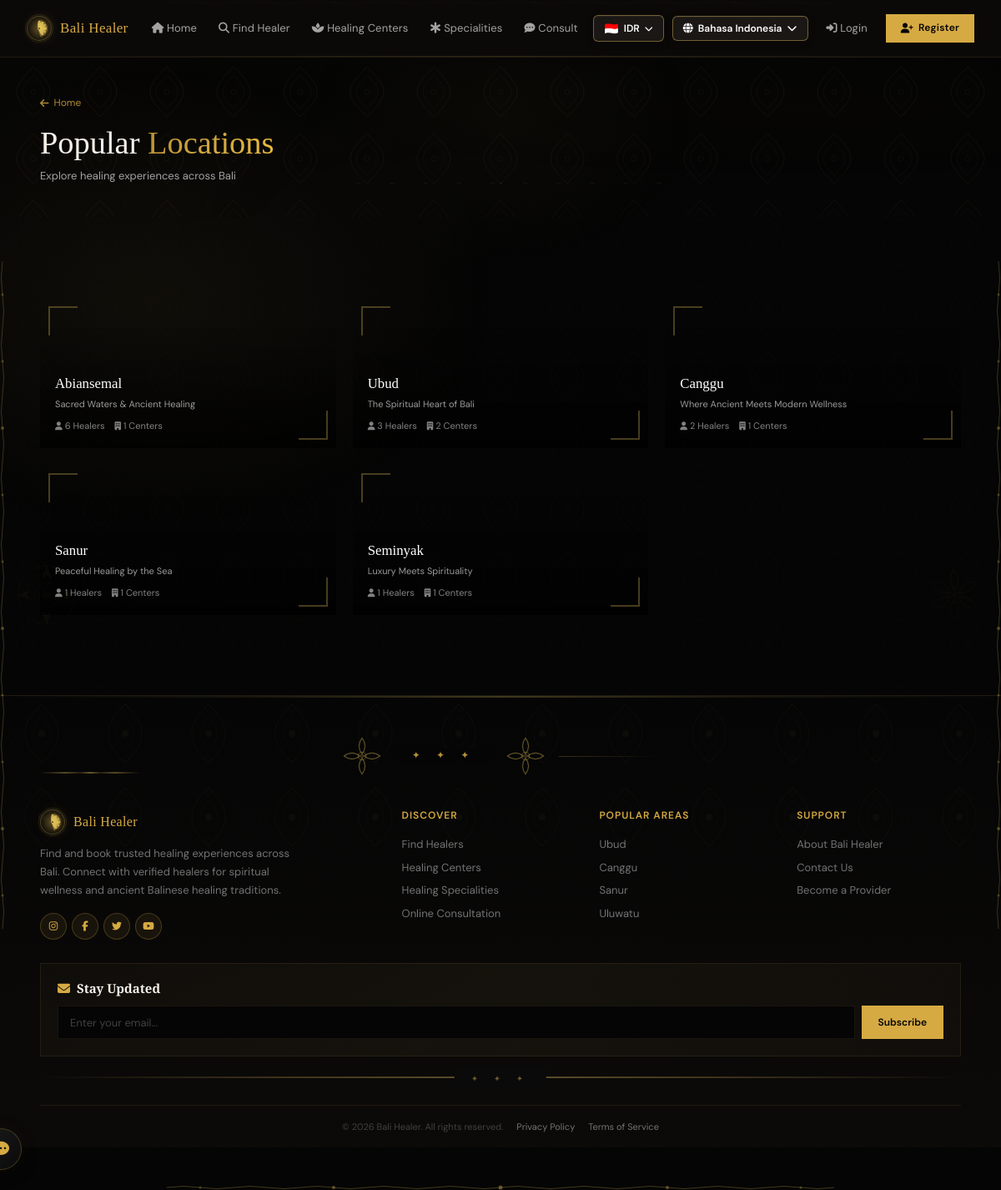
The app's page /id/locations/ with its own data.
### healers/models.py (models this page shows, shortened)
class Location(models.Model):
    name = models.CharField(max_length=100)
    slug = models.SlugField(unique=True, default=uuid.uuid1)
    description = models.TextField(blank=True)
    gradient = models.CharField(max_length=200, default='from-emerald-900 via-teal-800 to-green-900',
        help_text='CSS gradient classes for card background')
    healer_count = models.PositiveIntegerField(default=0)
    center_count = models.PositiveIntegerField(default=0)

### healers/views.py (the view)
# urls.py: path('locations/', views.location_list, name='location_list'),
def location_list(request):
    locations = Location.objects.all()
    return render(request, 'location_list.html', {'locations': locations})

### accounts/context_processors.py (called while the page is built)
def notification_context(request):
    if request.user.is_authenticated:
        unread_count = Notification.objects.filter(user=request.user, is_read=False).count()
        return {'global_unread_notifications': unread_count}
    return {'global_unread_notifications': 0}

### templates/location_list.html (shortened to what this page needs)
{% extends 'base.html' %}
{% load static %}
{% load i18n %}
{% block content %}
<div class="page-header">
    <div class="container">
        <a href="{% url 'home' %}" class="back-link"><i class="fas fa-arrow-left"></i> {% trans "Home" %}</a>
        <h1>{% blocktrans %}Popular <span class="gold-text-gradient">Locations</span>{% endblocktrans %}</h1>
        <p>{% trans "Explore healing experiences across Bali" %}</p>
    </div>
</div>
<section class="section" data-reveal>
    <div class="container">
        <div class="locations-grid">
            {% for loc in locations %}
            <div class="location-card">
                <div class="location-card-bg" style="background:linear-gradient(135deg, {% cycle '#064e3b' '#78350f' '#164e63' '#0c4a6e' '#581c87' as l1 %}, {% cycle '#047857' '#b45309' '#0891b2' '#1d4ed8' '#9333ea' as l2 %})"></div>
                <div class="location-card-overlay">
                    <div class="location-name">{{ loc.name }}</div>
                    <div class="location-desc">{{ loc.description|truncatewords:10 }}</div>
                    <div class="location-stats">
                        <span><i class="fas fa-user"></i> {{ loc.healer_count }} {% trans "Healers" %}</span>
                        <span><i class="fas fa-building"></i> {{ loc.center_count }} {% trans "Centers" %}</span>
                    </div>
                </div>
            </div>
            {% endfor %}
        </div>
    </div>
</section>
{% endblock %}

### records on screen
Location: name "Abiansemal", description "Sacred Waters & Ancient Healing", healer_count "6", center_count "1"
Location: name "Ubud", description "The Spiritual Heart of Bali", healer_count "3", center_count "2"
Location: name "Canggu", description "Where Ancient Meets Modern Wellness", healer_count "2", center_count "1"
Location: name "Sanur", description "Peaceful Healing by the Sea", healer_count "1", center_count "1"
Location: name "Seminyak", description "Luxury Meets Spirituality", healer_count "1", center_count "1"

### other values on screen
{{ lang.name_local }} "Bahasa Indonesia"
